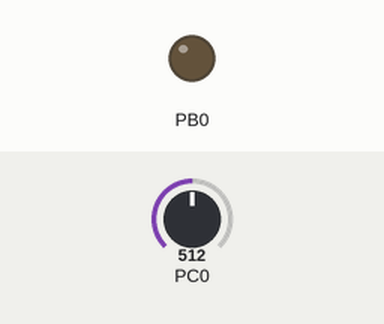
The program below on a simulated ATmega328P, built with avr-gcc and emulated at 11.0592 MHz. Shown: output pins drawn as LEDs (lit = HIGH). Inputs (shaded band) come from the test bench; at power-on: PC0 = 512.

Above: at 1.2 s.
1.3 s: PC0 set to 520
At 2.0 s:
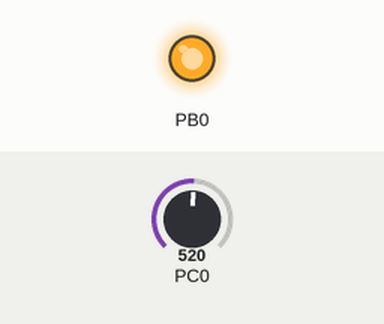
2.8 s: PC0 set to 511
At 3.2 s:
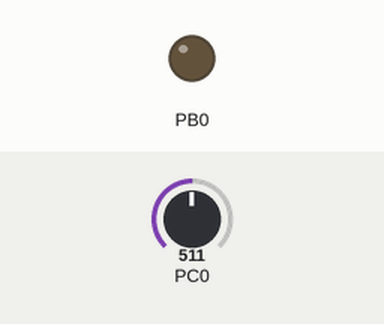
4.3 s: PC0 set to 716
At 5.5 s:
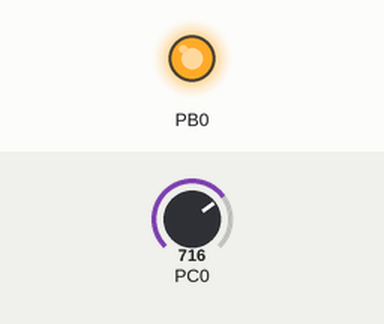
Timing chart, 0 to 7.3 s (numbered marks = the images above; inputs shaded):
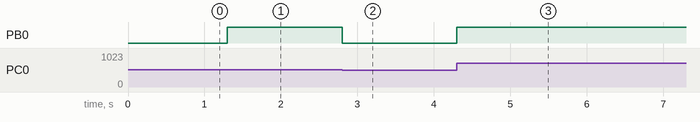

The program:

adc.c
```c
/*
 * adc.c
 *
 * Created: 3/11/2016 7:57:26 AM
 *  Author: Sili
 */
#define F_CPU 11059200UL

#include <avr/io.h>
#include <util/delay.h>

void setup()
{
	DDRB = 0x01;
	ADMUX |= (1 << REFS0);//voltage refrence
	ADCSRA |= (1 << ADEN) | (1 << ADPS2) | (1 << ADPS1);//enable & 64 prescaler
}
uint16_t ReadADC()
{
	ADCSRA |= (1 << ADSC);//start conversion
	while(!(ADCSRA & (1 << ADIF)));//wait until the conversion is finished
	ADCSRA |= (1 << ADIF);//we reset the adif with a 1
	return (ADC);//we return the 16 bit (2 * 8bit) register
}
int main(void)
{
	setup();
	uint16_t result;
	while(1)
	{
		result = ReadADC();
		if(result > 512)
		{
			PORTB = 0x01;
		}
		else{
			PORTB = 0x00;
		}
	}
}
```

Measured:
- the behaviour switches between 512 and 513 on PC0 (found by bisection; images 0 and 1)
- after the input at 1.3 s, PB0: LOW → HIGH at once
- after the input at 2.8 s, PB0: HIGH → LOW at once
- after the input at 4.3 s, PB0: LOW → HIGH at once
